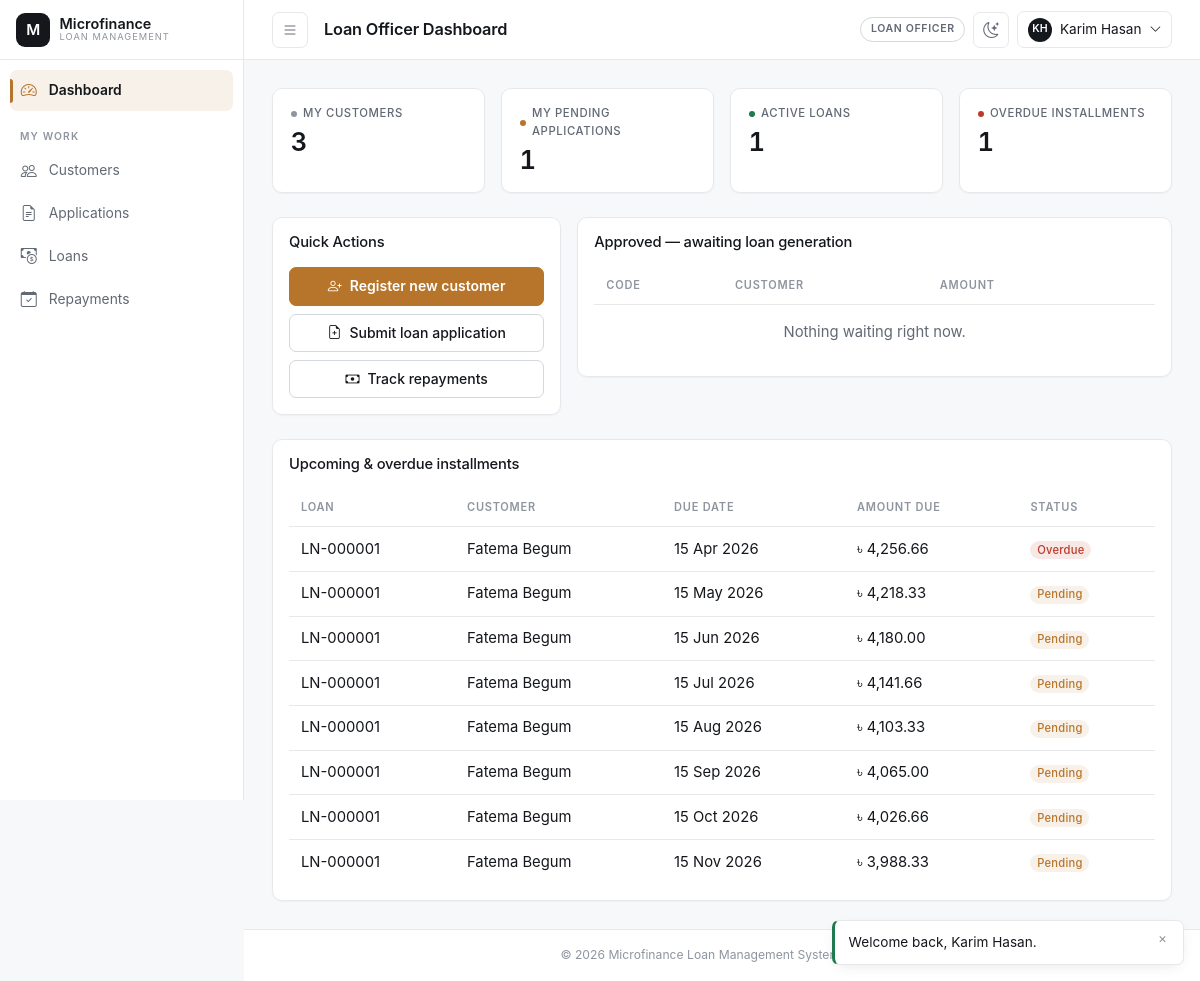
The page /officer/dashboard.php (signed in) on the database its author committed.
### tables this page shows
CREATE TABLE repayment_schedules (
    schedule_id       INT UNSIGNED AUTO_INCREMENT PRIMARY KEY,
    loan_id           INT UNSIGNED NOT NULL,
    installment_no    INT UNSIGNED NOT NULL,
    due_date          DATE NOT NULL,
    principal_due     DECIMAL(14,2) NOT NULL,
    interest_due      DECIMAL(14,2) NOT NULL,
    total_due         DECIMAL(14,2) NOT NULL,
    amount_paid       DECIMAL(14,2) NOT NULL DEFAULT 0.00,
    status             ENUM('pending','partial','paid','overdue') NOT NULL DEFAULT 'pending',
    created_at         TIMESTAMP NOT NULL DEFAULT CURRENT_TIMESTAMP,
    updated_at         TIMESTAMP NOT NULL DEFAULT CURRENT_TIMESTAMP ON UPDATE CURRENT_TIMESTAMP,
    CONSTRAINT fk_sched_loan FOREIGN KEY (loan_id) REFERENCES loans(loan_id)
        ON UPDATE CASCADE ON DELETE CASCADE,
    CONSTRAINT uq_sched_loan_installment UNIQUE (loan_id, installment_no),
    CONSTRAINT chk_sched_total CHECK (total_due = principal_due + interest_due),
    INDEX idx_sched_status (status),
    INDEX idx_sched_due_date (due_date)
);

CREATE TABLE loans (
    loan_id            INT UNSIGNED AUTO_INCREMENT PRIMARY KEY,
    loan_code          VARCHAR(20) NOT NULL UNIQUE,
    application_id     INT UNSIGNED NOT NULL UNIQUE,
    customer_id        INT UNSIGNED NOT NULL,
    loan_type_id       INT UNSIGNED NOT NULL,
    principal_amount   DECIMAL(14,2) NOT NULL,
    interest_rate      DECIMAL(5,2) NOT NULL COMMENT 'Locked-in annual % at approval time',
    duration_months    INT UNSIGNED NOT NULL,
    emi_amount         DECIMAL(14,2) NOT NULL,
    start_date         DATE NOT NULL,
    end_date           DATE NOT NULL,
    status             ENUM('active','closed','defaulted','cancelled') NOT NULL DEFAULT 'active',
    approved_by        INT UNSIGNED NOT NULL,
    created_at         TIMESTAMP NOT NULL DEFAULT CURRENT_TIMESTAMP,
    updated_at         TIMESTAMP NOT NULL DEFAULT CURRENT_TIMESTAMP ON UPDATE CURRENT_TIMESTAMP,
    CONSTRAINT fk_loans_application FOREIGN KEY (application_id) REFERENCES loan_applications(application_id)
        ON UPDATE CASCADE ON DELETE RESTRICT,
    CONSTRAINT fk_loans_customer FOREIGN KEY (customer_id) REFERENCES customers(customer_id)
        ON UPDATE CASCADE ON DELETE RESTRICT,
    CONSTRAINT fk_loans_loan_type FOREIGN KEY (loan_type_id) REFERENCES loan_types(loan_type_id)
        ON UPDATE CASCADE ON DELETE RESTRICT,
    CONSTRAINT fk_loans_approved_by FOREIGN KEY (approved_by) REFERENCES users(user_id)
        ON UPDATE CASCADE ON DELETE RESTRICT,
    CONSTRAINT chk_loans_principal CHECK (principal_amount > 0),
    CONSTRAINT chk_loans_dates CHECK (end_date > start_date),
    INDEX idx_loans_status (status),
    INDEX idx_loans_customer (customer_id)
);

CREATE TABLE users (
    user_id        INT UNSIGNED AUTO_INCREMENT PRIMARY KEY,
    role_id        INT UNSIGNED NOT NULL,
    full_name      VARCHAR(120) NOT NULL,
    username       VARCHAR(60) NOT NULL UNIQUE,
    email          VARCHAR(120) NOT NULL UNIQUE,
    phone          VARCHAR(20) DEFAULT NULL,
    password_hash  VARCHAR(255) NOT NULL,
    status         ENUM('active','inactive','suspended') NOT NULL DEFAULT 'active',
    remember_token VARCHAR(255) DEFAULT NULL,
    last_login_at  DATETIME DEFAULT NULL,
    created_by     INT UNSIGNED DEFAULT NULL,
    created_at     TIMESTAMP NOT NULL DEFAULT CURRENT_TIMESTAMP,
    updated_at     TIMESTAMP NOT NULL DEFAULT CURRENT_TIMESTAMP ON UPDATE CURRENT_TIMESTAMP,
    CONSTRAINT fk_users_role FOREIGN KEY (role_id) REFERENCES roles(role_id)
        ON UPDATE CASCADE ON DELETE RESTRICT,
    CONSTRAINT fk_users_created_by FOREIGN KEY (created_by) REFERENCES users(user_id)
        ON UPDATE CASCADE ON DELETE SET NULL,
    INDEX idx_users_role (role_id),
    INDEX idx_users_status (status)
);

### includes/auth.php (called while the page is built, shortened)
<?php
require_once __DIR__ . '/functions.php';
function is_logged_in(): bool
{
    return !empty($_SESSION['user_id']) && !empty($_SESSION['role_id']);
}
function current_user(): ?array
{
    return [
        'user_id'     => (int) $_SESSION['user_id'],
        'role_id'     => (int) $_SESSION['role_id'],
        'role_name'   => (string) $_SESSION['role_name'],
        'full_name'   => (string) $_SESSION['full_name'],
        'username'    => (string) $_SESSION['username'],
        'customer_id' => isset($_SESSION['customer_id']) ? (int) $_SESSION['customer_id'] : null,
    ];
}

### officer/dashboard.php (the view, shortened to what this page needs)
<?php
$pdo = Database::getConnection();
$user = current_user();
$myCustomersStmt = $pdo->prepare('SELECT COUNT(*) FROM customers WHERE registered_by = ?');
$myCustomersStmt->execute([$user['user_id']]);
$stats = [
    'my_customers' => (int) $myCustomersStmt->fetchColumn(),
    'my_pending_apps' => (int) $pdo->query('SELECT COUNT(*) FROM loan_applications WHERE submitted_by = ' . (int) $user['user_id'] . " AND status = 'pending'")->fetchColumn(),
    'active_loans'    => (int) $pdo->query('SELECT COUNT(*) FROM loans l INNER JOIN loan_applications a ON a.application_id = l.application_id WHERE a.submitted_by = ' . (int) $user['user_id'] . " AND l.status = 'active'")->fetchColumn(),
    'overdue'         => (int) $pdo->query('SELECT COUNT(*) FROM repayment_schedules rs INNER JOIN loans l ON l.loan_id = rs.loan_id INNER JOIN loan_applications a ON a.application_id = l.application_id WHERE a.submitted_by = ' . (int) $user['user_id'] . " AND rs.status = 'overdue'")->fetchColumn(),
];
$approvedAwaitingLoan = $pdo->prepare(
    "SELECT a.application_id, a.application_code, a.requested_amount, u.full_name AS customer_name
     FROM loan_applications a
     INNER JOIN customers c ON c.customer_id = a.customer_id
     INNER JOIN users u ON u.user_id = c.user_id
     LEFT JOIN loans l ON l.application_id = a.application_id
     WHERE a.status = 'approved' AND l.loan_id IS NULL AND a.submitted_by = ?
     ORDER BY a.reviewed_at ASC"
);
$approvedAwaitingLoan->execute([$user['user_id']]);
$approvedAwaitingLoan = $approvedAwaitingLoan->fetchAll();
$dueSoon = $pdo->prepare(
    "SELECT rs.schedule_id, rs.due_date, rs.total_due, rs.amount_paid, rs.status, l.loan_code, uc.full_name AS customer_name
     FROM repayment_schedules rs
     INNER JOIN loans l ON l.loan_id = rs.loan_id
     INNER JOIN loan_applications a ON a.application_id = l.application_id
     INNER JOIN customers c ON c.customer_id = l.customer_id
     INNER JOIN users uc ON uc.user_id = c.user_id
     WHERE a.submitted_by = ? AND rs.status IN ('pending','overdue','partial')
     ORDER BY rs.due_date ASC LIMIT 8"
);
$dueSoon->execute([$user['user_id']]);
$dueSoon = $dueSoon->fetchAll();
require_once __DIR__ . '/../includes/header.php';
?>
<div class="row g-3 mb-4">
    <div class="col-sm-6 col-lg-3">
        <div class="mfs-stat-tile">
            <div class="stat-label">My Customers</div>
            <div class="stat-value"><?= number_format($stats['my_customers']) ?></div>
        </div>
    </div>
    <div class="col-sm-6 col-lg-3">
        <div class="mfs-stat-tile accent-brass">
            <div class="stat-label">My Pending Applications</div>
            <div class="stat-value"><?= number_format($stats['my_pending_apps']) ?></div>
        </div>
    </div>
    <div class="col-sm-6 col-lg-3">
        <div class="mfs-stat-tile accent-success">
            <div class="stat-label">Active Loans</div>
            <div class="stat-value"><?= number_format($stats['active_loans']) ?></div>
        </div>
    </div>
    <div class="col-sm-6 col-lg-3">
        <div class="mfs-stat-tile accent-danger">
            <div class="stat-label">Overdue Installments</div>
            <div class="stat-value"><?= number_format($stats['overdue']) ?></div>
        </div>
    </div>
</div>
<div class="row g-3 mb-4">
    <div class="col-lg-4">
        <div class="mfs-card p-3">
            <h2 class="h6 mb-3">Quick Actions</h2>
            <div class="d-grid gap-2">
                <a href="<?= e(BASE_URL) ?>/officer/customers/create.php" class="btn btn-brass"><i class="bi bi-person-plus me-2"></i>Register new customer</a>
                <a href="<?= e(BASE_URL) ?>/officer/applications/create.php" class="btn btn-outline-secondary"><i class="bi bi-file-earmark-plus me-2"></i>Submit loan application</a>
                <a href="<?= e(BASE_URL) ?>/officer/repayments/index.php" class="btn btn-outline-secondary"><i class="bi bi-cash me-2"></i>Track repayments</a>
            </div>
        </div>
    </div>
    <div class="col-lg-8">
        <div class="mfs-card p-3">
            <h2 class="h6 mb-3">Approved — awaiting loan generation</h2>
            <div class="table-responsive">
                <table class="table table-sm mfs-table align-middle">
                    <thead><tr><th>Code</th><th>Customer</th><th>Amount</th><th></th></tr></thead>
                    <tbody>
                    <?php if (empty($approvedAwaitingLoan)): ?>
                        <tr><td colspan="4" class="text-center text-muted py-3">Nothing waiting right now.</td></tr>
                    <?php endif; ?>
                    </tbody>
                </table>
            </div>
        </div>
    </div>
</div>
<div class="mfs-card p-3">
    <h2 class="h6 mb-3">Upcoming &amp; overdue installments</h2>
    <div class="table-responsive">
        <table class="table table-sm mfs-table align-middle">
            <thead><tr><th>Loan</th><th>Customer</th><th>Due Date</th><th>Amount Due</th><th>Status</th></tr></thead>
            <tbody>
            <?php foreach ($dueSoon as $row): ?>
                <tr>
                    <td><?= e($row['loan_code']) ?></td>
                    <td><?= e($row['customer_name']) ?></td>
                    <td><?= display_date($row['due_date']) ?></td>
                    <td><?= money($row['total_due'] - $row['amount_paid']) ?></td>
                    <td><?= status_badge($row['status']) ?></td>
                </tr>
            <?php endforeach; ?>
            </tbody>
        </table>
    </div>
</div>
<?php require_once __DIR__ . '/../includes/footer.php'; ?>

### includes/functions.php (shortened to what this page needs)
<?php
function e(mixed $value = null): string
{
    return htmlspecialchars((string) ($value ?? ''), ENT_QUOTES, 'UTF-8');
}
function money(mixed $amount, string $symbol = '৳'): string
{
    return $symbol . ' ' . number_format(is_numeric($amount) ? (float) $amount : 0.0, 2);
}
function display_date(?string $date, string $format = 'd M Y'): string
{
    $ts = strtotime($date);
    return $ts === false ? '—' : date($format, $ts);
}
function status_badge(string $status): string
{
    $slug = strtolower(str_replace(' ', '-', $status));
    return '<span class="badge badge-status-' . e($slug) . '">' . e(ucwords(str_replace('_', ' ', $status))) . '</span>';
}

### rows shown on the page
repayment_schedules: loan.loan_code "LN-000001", users.full_name "Fatema Begum", due_date "15 Apr 2026", money($row['total_due'] - $row['amount_paid']) "৳ 4,256.66", status "Overdue"
repayment_schedules: loan.loan_code "LN-000001", users.full_name "Fatema Begum", due_date "15 May 2026", money($row['total_due'] - $row['amount_paid']) "৳ 4,218.33", status "Pending"
repayment_schedules: loan.loan_code "LN-000001", users.full_name "Fatema Begum", due_date "15 Jun 2026", money($row['total_due'] - $row['amount_paid']) "৳ 4,180.00", status "Pending"
repayment_schedules: loan.loan_code "LN-000001", users.full_name "Fatema Begum", due_date "15 Jul 2026", money($row['total_due'] - $row['amount_paid']) "৳ 4,141.66", status "Pending"
repayment_schedules: loan.loan_code "LN-000001", users.full_name "Fatema Begum", due_date "15 Aug 2026", money($row['total_due'] - $row['amount_paid']) "৳ 4,103.33", status "Pending"
repayment_schedules: loan.loan_code "LN-000001", users.full_name "Fatema Begum", due_date "15 Sep 2026", money($row['total_due'] - $row['amount_paid']) "৳ 4,065.00", status "Pending"
repayment_schedules: loan.loan_code "LN-000001", users.full_name "Fatema Begum", due_date "15 Oct 2026", money($row['total_due'] - $row['amount_paid']) "৳ 4,026.66", status "Pending"
repayment_schedules: loan.loan_code "LN-000001", users.full_name "Fatema Begum", due_date "15 Nov 2026", money($row['total_due'] - $row['amount_paid']) "৳ 3,988.33", status "Pending"

### other values the page prints
$label "Dashboard"
$item[3] "MY WORK"
$label "Customers"
$label "Applications"
$label "Loans"
$label "Repayments"
$pageTitle "Loan Officer Dashboard"
$user['role_name'] "LOAN OFFICER"
$initials "KH"
$user['full_name'] "Karim Hasan"
$stats['my_customers'] "3"
$stats['my_pending_apps'] "1"
$stats['active_loans'] "1"
$stats['overdue'] "1"
APP_NAME "Microfinance Loan Management System"
